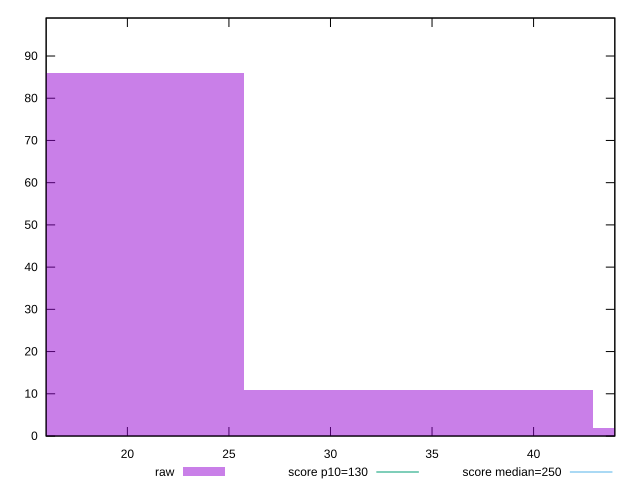

gnuplot code for this plot:
reset

$raw <<EOF
17.165930115601334 86
34.33186023120267 11
51.497790346804 2
EOF

set key outside below
set boxwidth 17.165930115601334
set xrange [16:44]
set yrange [0:99]
set trange [0:99]
set style fill transparent solid 0.5 noborder

set parametric
set terminal svg size 640, 490 enhanced background rgb 'white'
set output "reports/report_00030_2021-02-24T20-42-31.540Z/max-potential-fid/samples/card/raw/histogram.svg"

plot $raw title "raw" with boxes, \
     130,t title "score p10=130", \
     250,t title "score median=250"

reset
